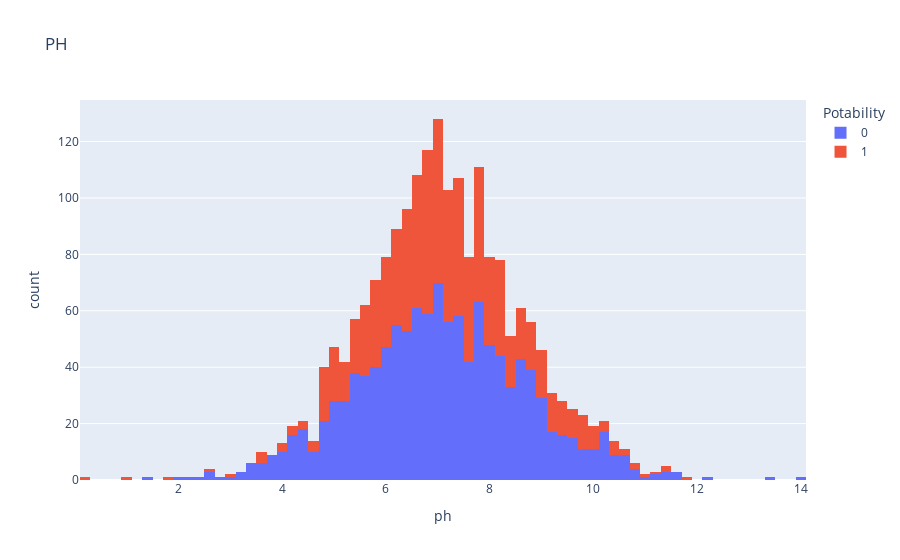

The notebook cell saved with this chart:
### Code cell
figure = px.histogram(df, x = "ph", 
                      color = "Potability", 
                      title= "PH")
figure.show()

### Figure 1 — Plotly figure (JSON) as saved in the notebook; plotly's stock layout.template omitted (floating-point values rounded to 4 significant figures; data arrays with more than 128 entries replaced by an {"elided": "..."} marker saying what was removed)
{"data": [{"alignmentgroup": "True", "bingroup": "x", "hovertemplate": "Potability=0<br>ph=%{x}<br>count=%{y}<extra></extra>", "legendgroup": "0", "marker": {"color": "#636efa", "pattern": {"shape": ""}}, "name": "0", "offsetgroup": "0", "orientation": "v", "showlegend": true, "type": "histogram", "x": {"elided": "1200 float values"}, "xaxis": "x", "yaxis": "y"}, {"alignmentgroup": "True", "bingroup": "x", "hovertemplate": "Potability=1<br>ph=%{x}<br>count=%{y}<extra></extra>", "legendgroup": "1", "marker": {"color": "#EF553B", "pattern": {"shape": ""}}, "name": "1", "offsetgroup": "1", "orientation": "v", "showlegend": true, "type": "histogram", "x": {"elided": "811 float values"}, "xaxis": "x", "yaxis": "y"}], "layout": {"barmode": "relative", "legend": {"title": {"text": "Potability"}, "tracegroupgap": 0}, "title": {"text": "PH"}, "xaxis": {"anchor": "y", "domain": [0, 1], "title": {"text": "ph"}}, "yaxis": {"anchor": "x", "domain": [0, 1], "title": {"text": "count"}}}}
